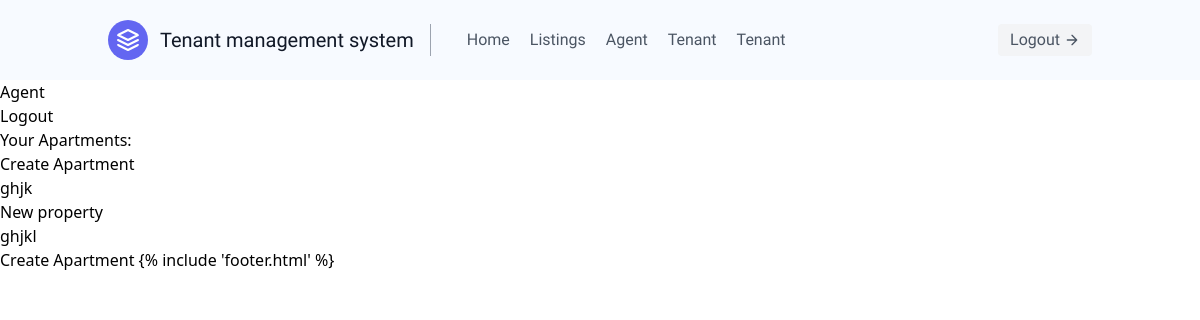
The page /agent_home/ (signed in) on the database as committed earlier.
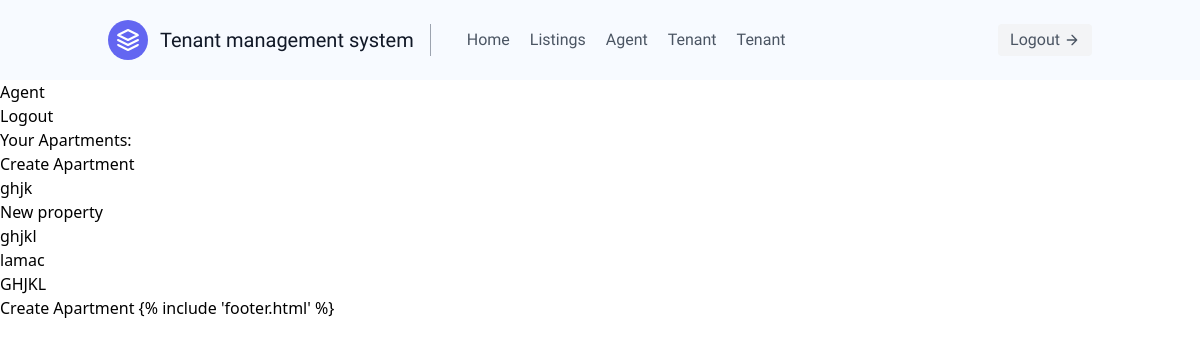
The same page on the database as committed later.
### users/models.py (models this page shows)
class Property(models.Model):
    name = models.CharField(max_length=50)
    location = models.CharField(max_length=50)
    image = models.ImageField(default='default.jpg', blank=True, null=True)
    price = models.DecimalField(max_digits=10, decimal_places=2)
    description = models.TextField()
    agent = models.ForeignKey(Agent, on_delete=models.CASCADE)
    def __str__(self):
        return self.name

### users/views.py (the view)
# urls.py: path('agent_home/',views.agent_home,name="agent_home"),
@login_required
@agent_required
def agent_home(request):
    apartment = Property.objects.filter(agent=request.user.agent)
    print(apartment)
    context={'apartment':apartment}
    return render(request,'users/agent_home.html',context)

### users/templates/users/agent_home.html
{% extends 'main.html' %} {% block content %}
<h1>Agent</h1>
<button>
  <a href="{% url 'logout' %}">Logout</a>
</button>
<ul>
  <h2>Your Apartments:</h2>
  <button type="button">
    <a href="{% url 'create_property' %}">Create Apartment</a>
  </button>
  <ul>
    {% for property in apartment %}
    <li>
      <a href="{% url 'property_details' property.id %}">{{ property.name }}</a>
    </li>
    {% endfor %}
  </ul>
</ul>
<button>
  <a href="{% url 'create_property' %}">Create Apartment</a>
</button>
{% endblock %}

Rows that differ between the two databases and show on the page:
added Property: name "lamac"
added Property: name "GHJKL"
